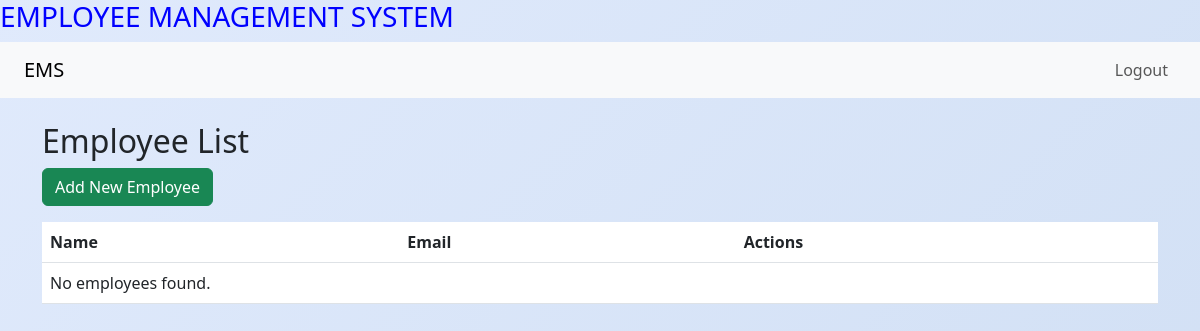
/employees/ (signed in), run on an earlier commit of the app's database.
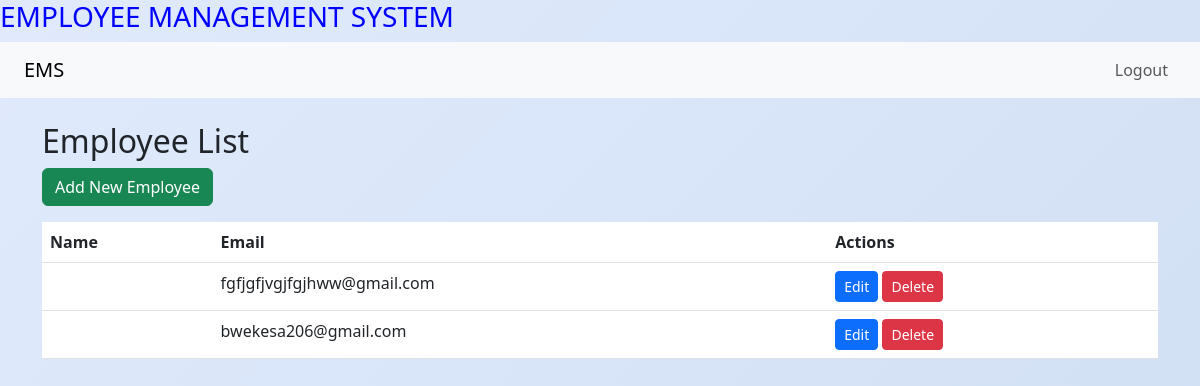
And on a later commit of the database.
### employees/models.py (models this page shows, shortened)
class Employee(models.Model):
    first_name = models.CharField(max_length=100)
    last_name = models.CharField(max_length=100)
    position = models.CharField(max_length=100)
    employee_id = models.CharField(max_length=10, unique=True)
    hire_date = models.DateField(auto_now_add=True)
    email = models.EmailField(unique=True, blank=True, null=True)
    phone = models.CharField(max_length=15, blank=True, null=True)
    department = models.CharField(max_length=100, blank=True, null=True)
    class Meta:
        ordering = ['last_name', 'first_name']
        verbose_name = 'Employee'
        verbose_name_plural = 'Employees'

### employees/views.py (the view)
# urls.py: path('employees/', views.EmployeeListView.as_view(), name='employee_list'),  # List all employees
class EmployeeListView(LoginRequiredMixin, UserPassesTestMixin, ListView):
    model = Employee
    template_name = 'employees/employee_list.html'  # fixed path
    context_object_name = 'object_list'  # so {% for employee in object_list %} works
    def test_func(self):
        return self.request.user.is_staff or self.request.user.is_superuser

### Employee_Management/templates/employees/employee_list.html
{% extends 'base.html' %}
{% block content %}
<h2>Employee List</h2>
<a href="{% url 'employee_create' %}" class="btn btn-success mb-3">Add New Employee</a>
<table class="table">
    <thead>
        <tr>
            <th>Name</th>
            <th>Email</th>
            <th>Actions</th>
        </tr>
    </thead>
    <tbody>
        {% for employee in object_list %}
        <tr>
            <td>{{ employee.name }}</td>
            <td>{{ employee.email }}</td>
            <td>
                <a href="{% url 'employee_update' employee.pk %}" class="btn btn-primary btn-sm">Edit</a>
                <a href="{% url 'employee_delete' employee.pk %}" class="btn btn-danger btn-sm">Delete</a>
            </td>
        </tr>
        {% empty %}
        <tr>
            <td colspan="3">No employees found.</td>
        </tr>
        {% endfor %}
    </tbody>
</table>
{% endblock %}

What changed in the data, as far as the page shows it:
added Employee: email "fgfjgfjvgjfgjhww@gmail.com"
added Employee: email "bwekesa206@gmail.com"
Also different on the page:
text no longer shown: "No employees found."
